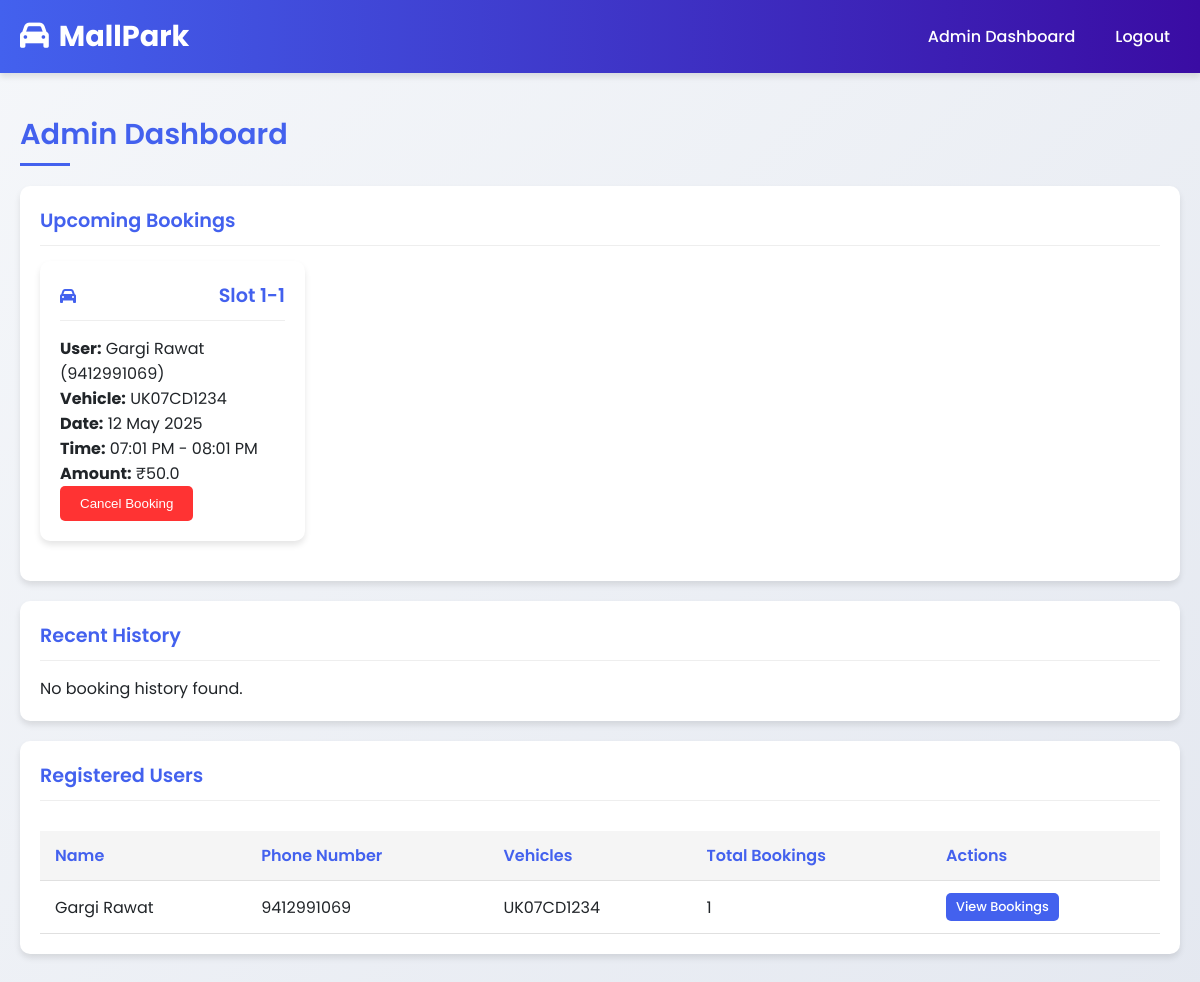
The app's page /admin/dashboard (signed in) with its own data.
### app.py (models this page shows)
class Booking(db.Model):
    id = db.Column(db.Integer, primary_key=True)
    user_id = db.Column(db.Integer, db.ForeignKey('user.id'), nullable=False)
    slot_id = db.Column(db.Integer, db.ForeignKey('slot.id'), nullable=False)
    vehicle_number = db.Column(db.String(20), nullable=False)
    booking_date = db.Column(db.Date, nullable=False)
    start_time = db.Column(db.Time, nullable=False)
    duration = db.Column(db.Integer, nullable=False)
    end_time = db.Column(db.Time, nullable=False)
    amount = db.Column(db.Float, nullable=False)
    status = db.Column(db.String(20), default='upcoming')
    created_at = db.Column(db.DateTime, default=datetime.utcnow)
    payment_status = db.Column(db.Boolean, default=False)

class Slot(db.Model):
    id = db.Column(db.Integer, primary_key=True)
    floor = db.Column(db.Integer, nullable=False)
    number = db.Column(db.Integer, nullable=False)
    is_available = db.Column(db.Boolean, default=True)
    bookings = db.relationship('Booking', backref='slot', lazy=True)

class User(UserMixin, db.Model):
    id = db.Column(db.Integer, primary_key=True)
    phone = db.Column(db.String(15), unique=True, nullable=False)
    password = db.Column(db.String(100), nullable=False)
    name = db.Column(db.String(100), nullable=False)
    vehicles = db.relationship('Vehicle', backref='owner', lazy=True)
    is_admin = db.Column(db.Boolean, default=False)
    bookings = db.relationship('Booking', backref='user', lazy=True)

class Vehicle(db.Model):
    id = db.Column(db.Integer, primary_key=True)
    number = db.Column(db.String(20), unique=True, nullable=False)
    user_id = db.Column(db.Integer, db.ForeignKey('user.id'), nullable=False)

### app.py (the view)
@app.route('/admin/dashboard')
@login_required
def admin_dashboard():
    if not current_user.is_admin:
        return redirect(url_for('dashboard'))
    try:
        upcoming_bookings = Booking.query.filter_by(status='upcoming').order_by(
            Booking.booking_date, Booking.start_time
        ).all()
        recent_history = Booking.query.filter(
            Booking.status.in_(['completed', 'cancelled'])
        ).order_by(Booking.booking_date.desc(), Booking.start_time.desc()).limit(20).all()
        users = User.query.filter_by(is_admin=False).order_by(User.name).all()
        return render_template('admin_dashboard.html',
                            upcoming_bookings=upcoming_bookings,
                            recent_history=recent_history,
                            users=users)
    except Exception as e:
        return render_template('admin_dashboard.html',
                            error=str(e))

### app.py (called while the page is built)
@login_manager.user_loader
def load_user(user_id):
    return User.query.get(int(user_id))

### templates/admin_dashboard.html (shortened to what this page needs)
{% extends "base.html" %}
{% block content %}
<section class="dashboard-section">
    <div class="container">
        <h1 class="section-title animate">Admin Dashboard</h1>
        <div class="card animate" style="animation-delay: 0.2s">
            <div class="card-header">
                <h2 class="card-title">Upcoming Bookings</h2>
            </div>
            {% if upcoming_bookings %}
                <div class="grid">
                    {% for booking in upcoming_bookings %}
                    <div class="card">
                        <div class="card-header">
                            <i class="fas fa-car" style="color: var(--primary-color)"></i>
                            <h3 class="card-title">Slot {{ booking.slot.floor }}-{{ booking.slot.number }}</h3>
                        </div>
                        <div class="card-body">
                            <p><strong>User:</strong> {{ booking.user.name }} ({{ booking.user.phone }})</p>
                            <p><strong>Vehicle:</strong> {{ booking.vehicle_number }}</p>
                            <p><strong>Date:</strong> {{ booking.booking_date.strftime('%d %b %Y') }}</p>
                            <p><strong>Time:</strong> {{ booking.start_time.strftime('%I:%M %p') }} - {{ booking.end_time.strftime('%I:%M %p') }}</p>
                            <p><strong>Amount:</strong> ₹{{ booking.amount }}</p>
                        </div>
                        <form method="POST" action="{{ url_for('admin_cancel_booking', booking_id=booking.id) }}">
                            <button type="submit" class="btn btn-danger btn-block">Cancel Booking</button>
                        </form>
                    </div>
                    {% endfor %}
                </div>
            {% else %}
                <p>No upcoming bookings found.</p>
            {% endif %}
        </div>
        <div class="card animate" style="animation-delay: 0.3s">
            <div class="card-header">
                <h2 class="card-title">Recent History</h2>
            </div>
            {% if recent_history %}
                <div class="grid">
                    {% for booking in recent_history %}
                    <div class="card">
                        <div class="card-header">
                            <i class="fas fa-car {{ 'car-icon-success' if booking.status == 'completed' else 'car-icon-danger' }}"></i>
                            <h3 class="card-title">Slot {{ booking.slot.floor }}-{{ booking.slot.number }}</h3>
                        </div>
                        <div class="card-body">
                            <p><strong>User:</strong> {{ booking.user.name }} ({{ booking.user.phone }})</p>
                            <p><strong>Vehicle:</strong> {{ booking.vehicle_number }}</p>
                            <p><strong>Date:</strong> {{ booking.booking_date.strftime('%d %b %Y') }}</p>
                            <p><strong>Time:</strong> {{ booking.start_time.strftime('%I:%M %p') }} - {{ booking.end_time.strftime('%I:%M %p') }}</p>
                            <p><strong>Status:</strong> <span class="status-{{ booking.status }}">{{ booking.status|capitalize }}</span></p>
                            <p><strong>Amount:</strong> ₹{{ booking.amount }}</p>
                        </div>
                    </div>
                    {% endfor %}
                </div>
            {% else %}
                <p>No booking history found.</p>
            {% endif %}
        </div>
        <div class="card animate" style="animation-delay: 0.4s">
            <div class="card-header">
                <h2 class="card-title">Registered Users</h2>
            </div>
            {% if users %}
                <div class="table-responsive">
                    <table class="user-table">
                        <thead>
                            <tr>
                                <th>Name</th>
                                <th>Phone Number</th>
                                <th>Vehicles</th>
                                <th>Total Bookings</th>
                                <th>Actions</th>
                            </tr>
                        </thead>
                        <tbody>
                            {% for user in users %}
                            <tr>
                                <td>{{ user.name }}</td>
                                <td>{{ user.phone }}</td>
                                <td>
                                    {% for vehicle in user.vehicles %}
                                        {{ vehicle.number }}{% if not loop.last %}, {% endif %}
                                    {% endfor %}
                                </td>
                                <td>{{ user.bookings|length }}</td>
                                <td>
                                    <a href="{{ url_for('admin_view_user_bookings', user_id=user.id) }}" class="btn btn-primary btn-sm">
                                        View Bookings
                                    </a>
                                </td>
                            </tr>
                            {% endfor %}
                        </tbody>
                    </table>
                </div>
            {% else %}
                <p>No registered users found.</p>
            {% endif %}
        </div>
    </div>
</section>
{% endblock %}

### templates/base.html (shortened to what this page needs)
<!DOCTYPE html>
<html lang="en">
<head>
    <link rel="stylesheet" href="https://cdnjs.cloudflare.com/ajax/libs/font-awesome/6.0.0-beta3/css/all.min.css">
</head>
<body>
    <nav class="navbar">
        <div class="container">
            <div class="logo">
                <i class="fas fa-car"></i>
                <span>MallPark</span>
            </div>
            <ul class="nav-links">
                {% if current_user.is_authenticated %}
                    {% if current_user.is_admin %}
                        <li><a href="{{ url_for('admin_dashboard') }}">Admin Dashboard</a></li>
                    {% else %}
                        <li><a href="{{ url_for('dashboard') }}">Dashboard</a></li>
                        <li><a href="{{ url_for('book_slot') }}">Book Slot</a></li>
                    {% endif %}
                    <li><a href="{{ url_for('logout') }}">Logout</a></li>
                {% else %}
                    <li><a href="{{ url_for('login') }}">Login</a></li>
                    <li><a href="{{ url_for('register') }}">Register</a></li>
                {% endif %}
            </ul>
        </div>
    </nav>
    <main>
        {% block content %}{% endblock %}
    </main>
</body>
</html>

### templates/base.html (style rules this page uses)
:root { --primary-color: #4361ee; --secondary-color: #3a0ca3; --light-color: #f8f9fa; --dark-color: #212529; --success-color: #4bb543; --danger-color: #ff3333; --warning-color: #ffcc00; --info-color: #17a2b8; --shadow: 0 4px 6px rgba(0, 0, 0, 0.1); --transition: all 0.3s ease; }
* { margin: 0; padding: 0; box-sizing: border-box; }
body { font-family: 'Poppins', sans-serif; background: linear-gradient(135deg, #f5f7fa 0%, #e4e8f0 100%); color: var(--dark-color); min-height: 100vh; overflow-x: hidden; }
.container { max-width: 1200px; margin: 0 auto; padding: 0 20px; }
.navbar { background: linear-gradient(to right, var(--primary-color), var(--secondary-color)); color: white; padding: 15px 0; box-shadow: var(--shadow); position: relative; z-index: 1000; }
.navbar .container { display: flex; justify-content: space-between; align-items: center; }
.logo { font-size: 1.8rem; font-weight: 700; display: flex; align-items: center; }
.logo i { margin-right: 10px; animation: pulse 2s infinite; }
.nav-links { display: flex; list-style: none; }
.nav-links li { margin-left: 20px; }
.nav-links a { color: white; text-decoration: none; font-weight: 500; transition: var(--transition); padding: 5px 10px; border-radius: 5px; }
.btn { display: inline-block; padding: 10px 20px; border-radius: 5px; text-decoration: none; font-weight: 500; transition: var(--transition); border: none; cursor: pointer; text-align: center; }
.btn-primary { background-color: var(--primary-color); color: white; }
.btn-danger { background-color: var(--danger-color); color: white; }
.card { background-color: white; border-radius: 10px; box-shadow: var(--shadow); padding: 20px; margin-bottom: 20px; transition: var(--transition); }
.card-header { display: flex; justify-content: space-between; align-items: center; margin-bottom: 15px; padding-bottom: 10px; border-bottom: 1px solid #eee; }
.card-title { font-size: 1.2rem; font-weight: 600; color: var(--primary-color); }
.grid { display: grid; grid-template-columns: repeat(auto-fill, minmax(250px, 1fr)); gap: 20px; }
.dashboard-section { padding: 40px 0; }
.section-title { font-size: 1.8rem; font-weight: 600; margin-bottom: 30px; color: var(--primary-color); position: relative; display: inline-block; }
.section-title::after { content: ''; position: absolute; bottom: -10px; left: 0; width: 50px; height: 3px; background-color: var(--primary-color); }

### templates/admin_dashboard.html (style rules this page uses)
.user-table { width: 100%; border-collapse: collapse; margin-top: 15px; }
.user-table th, .user-table td { padding: 12px 15px; text-align: left; border-bottom: 1px solid #e0e0e0; }
.user-table th { background-color: #f5f5f5; font-weight: 600; color: var(--primary-color); }
.btn-sm { padding: 5px 10px; font-size: 0.8rem; }
.table-responsive { overflow-x: auto; }

### records on screen
Booking: slot.floor "1", slot.number "1", user.name "Gargi Rawat", user.phone "9412991069", vehicle_number "UK07CD1234", booking_date "12 May 2025", start_time "07:01 PM", end_time "08:01 PM", amount "50.0"
User: name "Gargi Rawat", phone "9412991069", bookings|length "1"
Vehicle: number "UK07CD1234"
